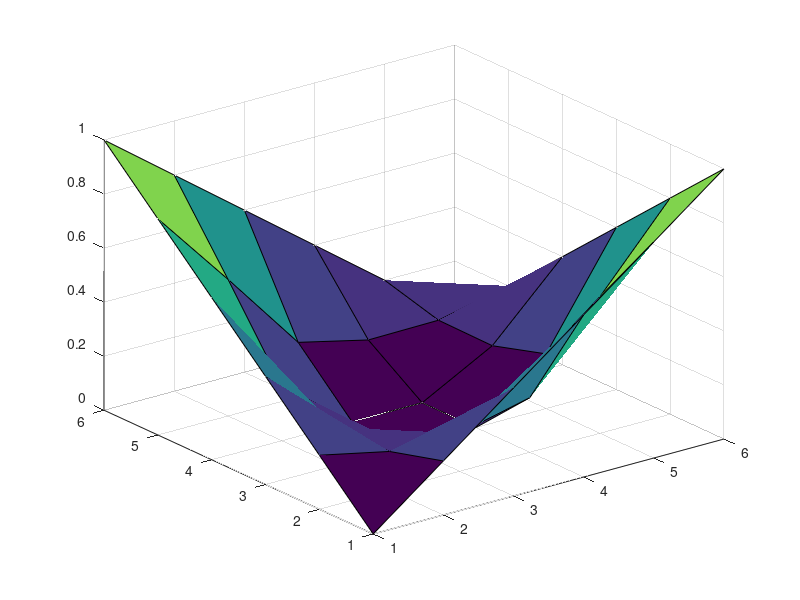

This chart was generated by the following MATLAB code:
load n_4

n = 4;
% 
x = zeros(n*n, 1); % 初期状態の設定

maxit = 2000; % 最大反復回数
tol = 1e-04; % 判定条件

r = b - A*x;
p = r;

for i = 1:maxit
    Ap = A*p;
    alpha = (p.*r)/(p.*Ap);
    x = x + alpha*p;
    r = r - alpha*Ap;
    beta = -(r.*Ap)/(p.*Ap);
    p = r + beta*p;
    v(i)=norm(r);
    t(i) = i;
    if v(i) < tol
        break;
    end
end


X = reshape(x,[n,n]);

u = zeros(n+2,n+2);
% 境界条件の設定
u(:,1) = linspace(0,1,n+2);
u(:,n+2) = linspace(1,0,n+2);
u(1,:) = linspace(0,1,n+2);
u(n+2,:) = linspace(1,0,n+2);

for i = 2:n+1
   for j = 2:n+1
       u(i,j) = X(i-1, j-1);
   end
end
surf(u);

